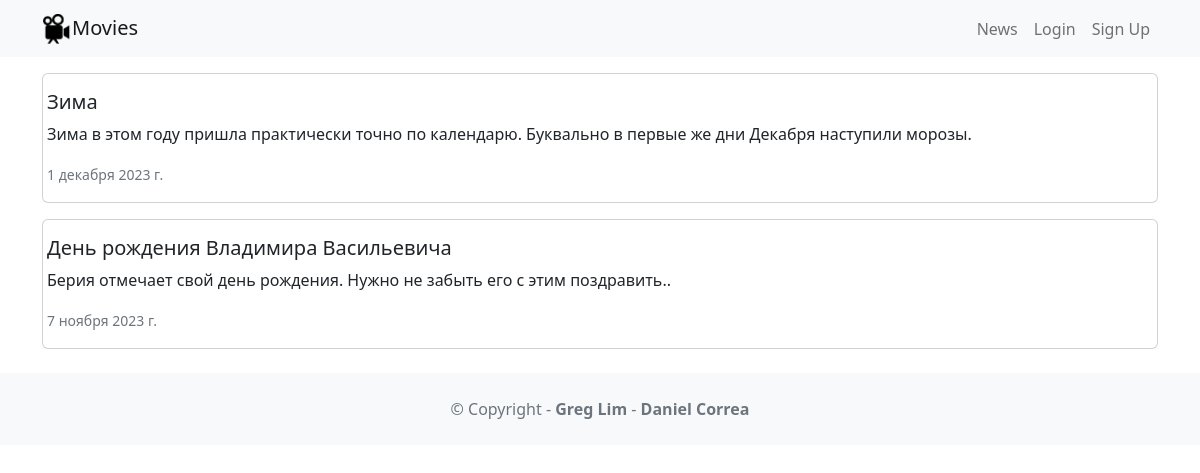
Page /news/ on the committed database.
### news/models.py (models this page shows, shortened)
class News(models.Model):
    headline = models.CharField(max_length=200)
    body = models.TextField()
    date = models.DateField()

### news/views.py (the view)
# urls.py: path('news/', include('news.urls')),
def news(request):
    newss = News.objects.all().order_by('-date')
    return render(request, 'news.html',
                  {'newss': newss})

### news/templates/news.html
{% extends 'base.html' %}
{% block content %}
    {% for news in newss %}
        <div class="card mb-3">
            <div class="row g-0>">
                <div class="card-body">
                    <h5 class="card-title">{{ news.headline }}</h5>
                    <p class="card-text">{{ news.body }}</p>
                    <p class="card-text"><small class="text-muted">{{ news.date }}</small></p>
                </div>
            </div>
        </div>
    {% endfor %}
{% endblock content %}

### rows in the picture
News: headline "Зима", body "Зима в этом году пришла практически точно по календарю. Буквально в первые же дни Декабря наступили морозы.", date "1 декабря 2023 г."
News: headline "День рождения Владимира Васильевича", body "Берия отмечает свой день рождения. Нужно не забыть его с этим поздравить..", date "7 ноября 2023 г."
